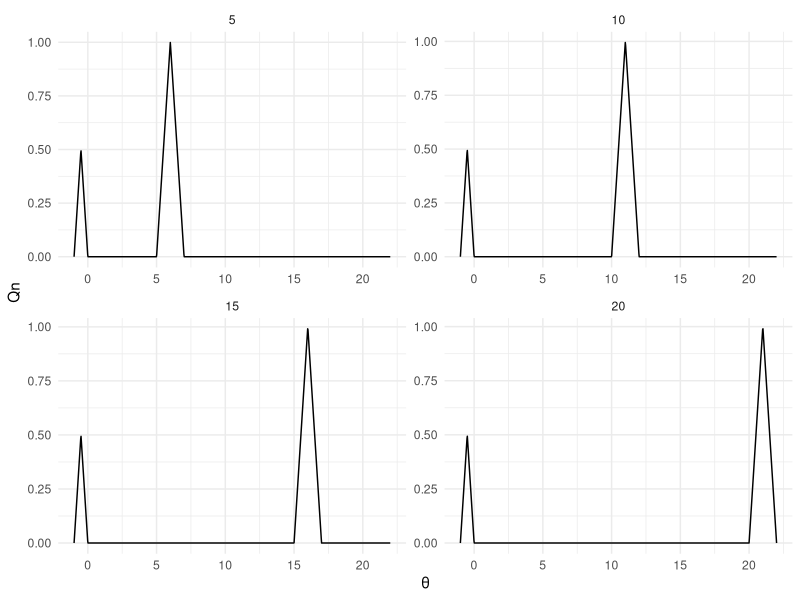
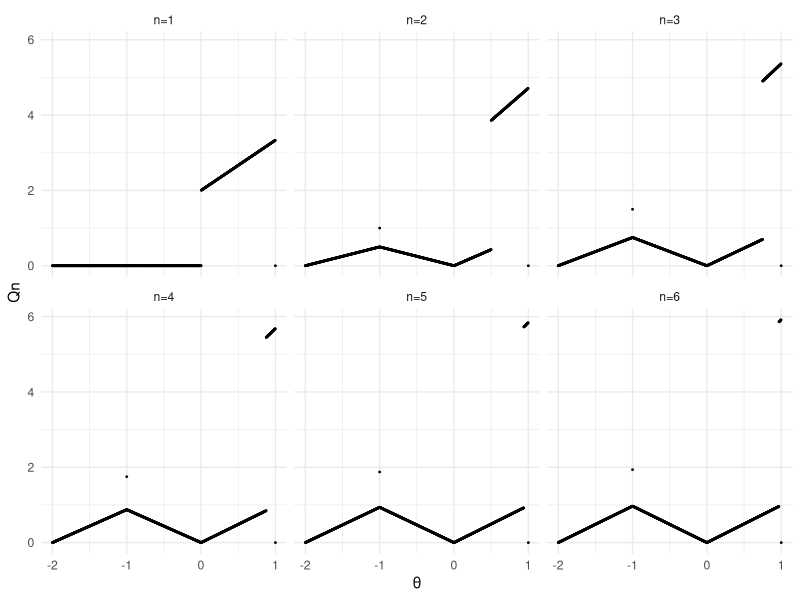
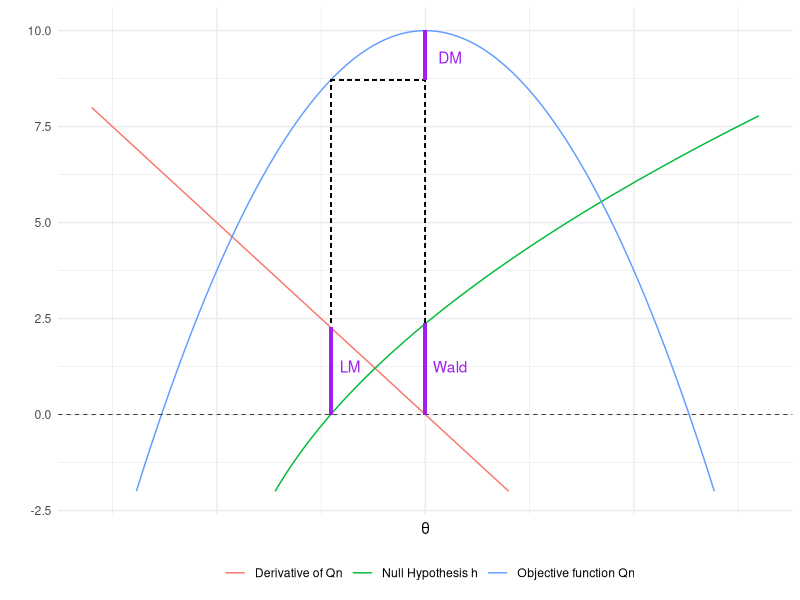

The R script that drew these images, in order:
## ---- chunk 1
#| echo: false
#| message: false
library(tidyverse)
## ---- chunk 2
Q <- function(t){
  if (t >= -1 & t <= -0.5) {
    1 + t
  } else {
    if (t > -0.5 & t <= 0 ) {
      -t
    } else {
      0
    }
  }
}

H <- function(t,n){
  if (n <= t & t <= n+ 1) {
    t - n
  } else {
    if (n + 1 <= t & t <= n + 2) {
      n + 2 - t
    } else {
      0
    }
  }
}

QH <- function(t,n){
  Q(t) + H(t,n)
}

df <- expand.grid(t = seq(-1,22, length = 1000), n = c(5, 10, 15,20))
df$y <- sapply(1:nrow(df), function(i)QH(df[i,1], df[i,2]) )
df %>% 
  ggplot(aes(t,y)) +
  geom_line() +
  theme_minimal() +
  labs(x = "θ",
       y = "Qn",
       color = "n") +
  facet_wrap(~as.factor(n), scales = "free") +
  theme(legend.position = "bottom")
## ---- chunk 3
Q1 <- function(t,n){
  (-2 <= t & t <= -1)*( (1-2^(1-n))*t + 2 - 2^(2-n) )
}
Q2 <- function(t,n){
  (-1 <= t & t <= 0)*(-(1-2^(1-n))*t)
}
Q3 <- function(t,n){
  (0 < t & t <= (1-2^(1-n)))*(  ((2^(n+1) - 2)/(2^(n+1) - 1))*t )
}
Q4 <- function(t,n){
  ((1-2^(1-n)) < t & t < 1)*(  ((2^(n+1) - 2)/(2^(n+1) - 1))*t + 2 - 2^(1-n) )
}
Q5 <- function(t,n){
  (t == 1)*(0)
}

Q <- function(t,n){
  Q1(t,n) + Q2(t,n) + Q3(t,n) + Q4(t,n) + Q4(t,n) + Q5(t,n)
}
df <- expand.grid(t = seq(-2,1, length = 1000), n = 1:6)
df$y <- sapply(1:nrow(df), function(i)Q(df[i,1], df[i,2]) )

df %>% 
  mutate(n = paste("n=", n, sep="")) %>% 
  ggplot(aes(t,y)) +
  geom_point(size = 0.3) +
  theme_minimal() +
  labs(x = "θ",
       y = "Qn") +
  facet_wrap(~n) +
  theme(legend.position = "bottom")
## ---- chunk 4
x = seq(1,9,length = 10000)
data.frame(x = x) %>% 
  mutate(`Objective function Qn` = 10 - (x - 5)^2,
         `Derivative of Qn` = -2*x + 10,
         `Null Hypothesis h` = sqrt(30*x-80) - 6) %>% 
  gather("group", "value", -x) %>% 
  ggplot(aes(x,value, color = group)) +
  geom_line() +
  theme_minimal() +
  theme(axis.text.x=element_blank(),
        legend.position = "bottom") +
  ylim(-2, 10) +
  labs(y = "",
       x = "θ",
       color = "") +
  geom_hline(yintercept = 0, linetype = "dashed", size = 0.25) +
  geom_segment(aes(x = 5, y = 0, xend = 5, yend = 10), linetype = "dashed", color = "black", size = 0.25) +
  geom_segment(aes(x = 116/30, y = 0, xend = 116/30, yend = -2*(116/30) + 10), linetype = "dashed", color = "black", size = 0.25) + 
  geom_segment(aes(x = 116/30, y = 0, xend = 116/30, yend = 10 - (116/30 - 5)^2), linetype = "dashed", color = "black", size = 0.25) + 
  geom_segment(aes(x = 116/30, y = 10 - (116/30 - 5)^2, xend = 5, yend = 10 - (116/30 - 5)^2), linetype = "dashed", color = "black", size = 0.25) +
  geom_segment(aes(x = 5, y = 10 - (116/30 - 5)^2, xend = 5, yend = 10), size = 1, color = "purple") +
  geom_segment(aes(x = 116/30, y = 0, xend =  116/30, yend = 10 - 116/15), size = 1, color = "purple") +
  geom_segment(aes(x = 5, y = 0, xend = 5, yend = sqrt(30*5-80) - 6), size = 1, color = "purple") + 
  annotate("text", x = 5.3, y = 1.25, label = "Wald", color = "purple") +
  annotate("text", x = 4.1, y = 1.25, label = "LM", color = "purple") +
  annotate("text", x = 5.3, y = 9.3, label = "DM", color = "purple")

## ---- chunk 5
#generate data
n <- 10
K <- 2
x <- runif(n, 0, 10)
e <- runif(n, -1, 1)
X <- cbind(1,x)
beta <- c(1,2)
beta_0 <- c(1,2)
y <- X %*% beta + e

#estimate model and calculate OLS residuals and restricted OLS residual
OLS <- solve(t(X) %*% X) %*% t(X) %*% y
res <- y - X %*% OLS
res_0 <- y - X %*% beta_0

#Wald stat
ee_n <- as.numeric((t(res) %*% res)/(n))
avar <- ee_n * solve(t(X) %*% X)
W <- t(OLS - beta_0) %*% solve(avar) %*% (OLS - beta_0)

#LM stat
LM <- t(res_0) %*% X %*% solve(ee_n * (t(X) %*% X)) %*% t(X) %*% res_0

#DM stat
SSR <- as.numeric(t(res) %*% res)
SSR_0 <-  as.numeric(t(res_0) %*% res_0)
DM <- (SSR_0 - SSR) / (ee_n)


c(W, LM, DM)
